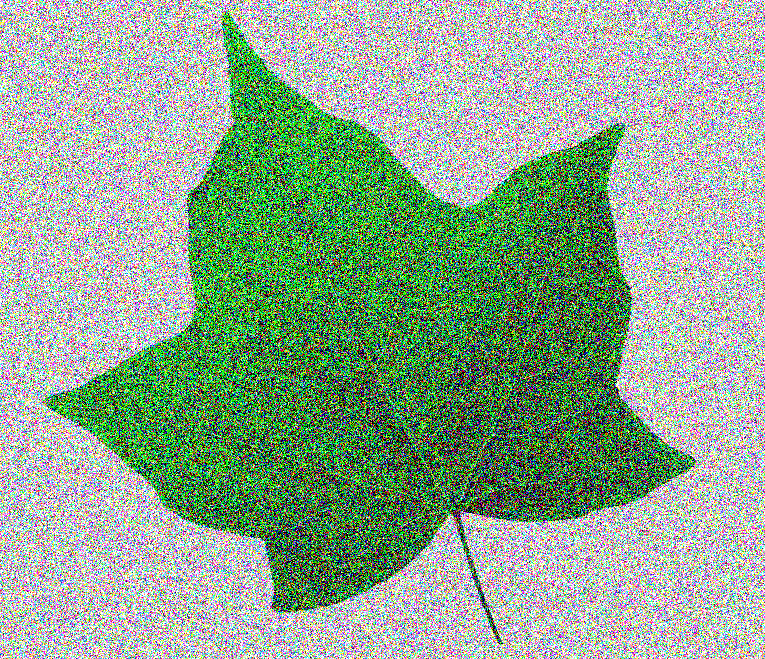
#> input picture images/leaf-noise.png, 765 x 659 px
$ python thresholding_otsu_filter_noise.py
#> lines starting #> are read from the running program, lines starting #| are printed output that depends on the picture; after the words box and inside, x2 and y2 are one past the last pixel; in counts of white or black regions, pixels touching at a corner belong together
### utils/helper.py
import string

import cv2

from utils.show_img import init_display


def deferred_img_loader(filename):
#> called with filename = '../images/leaf-noise.png'
    return lambda: cv2.imread(filename)


def prepare_image(image_load):
    # Load the image and convert it to grayscale:
    image = image_load()
#> image is the input picture: shape (659, 765, 3); mean B, G, R 143.7, 166.8, 143.8
    if image is not None:
        gray_image = cv2.cvtColor(image, cv2.COLOR_BGR2GRAY)
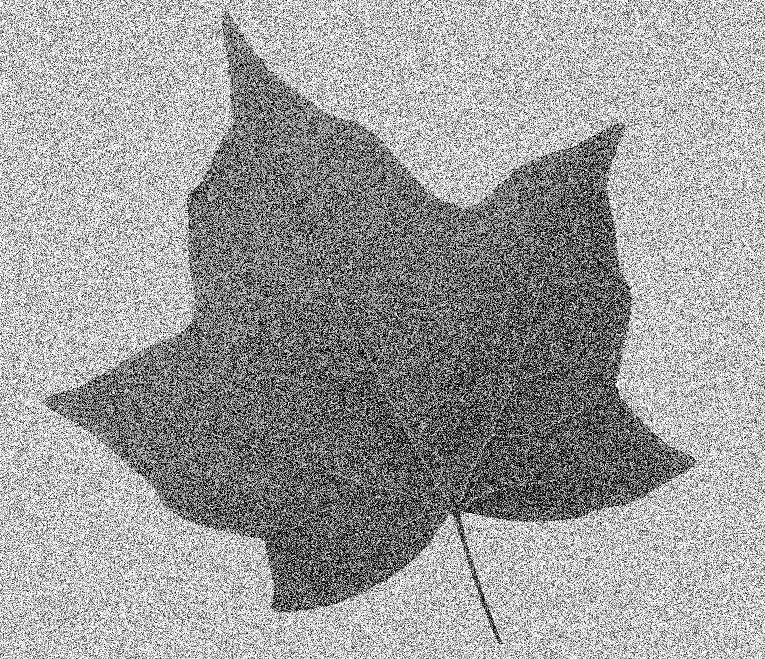
#> gray_image: shape (659, 765); min 0, max 255, mean 157.3
        # Plot the grayscale images and the histograms:
        return image, gray_image
    raise Exception('Failed to load image')


def init_then_display_orig_img(title: string, show_orig_img):
    init_display(title=title)
    show_orig_img()

### utils/show_img.py
from typing import MutableSequence

import cv2
from matplotlib import pyplot as plt


def init_display(title):
    fig = plt.figure(figsize=(9, 9))
    plt.suptitle(title, fontsize=14, fontweight='bold')
    fig.patch.set_facecolor('silver')


# [6 lines left out: function show_single_channel, not called in this run]


def show_img_with_matplotlib(color_img, title, pos, m, n):
    # Convert BGR image to RGB
#> called with title = 'Original Image', pos = 1, m = 3, n = 2
    img_rgb = color_img[:, :, ::-1]

    _ = plt.subplot(m, n, pos)
    plt.imshow(img_rgb)
    plt.title(title)
    plt.axis('off')


# [11 lines left out: function thresholding_and_show, not called in this run]


def show_hist_with_matplotlib_gray(hist, title, pos, color, m, n, t=-1):
    ax = plt.subplot(m, n, pos)
    plt.title(title)
    plt.xlabel("bins")
    plt.ylabel("number of pixels")
    plt.xlim([0, 256])
    plt.axvline(x=t, color='m', linestyle='--')
    plt.plot(hist, color=color)

### ch4_thresholding/thresholding_otsu_filter_noise.py
from functools import partial

import cv2
from matplotlib import pyplot as plt

from utils.helper import prepare_image, deferred_img_loader, init_then_display_orig_img
from utils.show_img import show_img_with_matplotlib, show_hist_with_matplotlib_gray

show_img_with = partial(show_img_with_matplotlib, m=3, n=2)
show_hist_with_gray = partial(show_hist_with_matplotlib_gray, m=3, n=2)

if __name__ == "__main__":
    orig_img, gray_image = prepare_image(deferred_img_loader('../images/leaf-noise.png'))

    init_then_display_orig_img(
        title="Otsu's binarization algorithm applying a Gaussian filter",
        show_orig_img=lambda: show_img_with(orig_img, "Original Image", 1)
    )
    show_img_with(cv2.cvtColor(gray_image, cv2.COLOR_GRAY2BGR), "gray img with noise", 2)

    # ----------------------------------------------------------------------------------------
    # Calculate the histogram
    hist = cv2.calcHist([gray_image], [0], None, [256], [0, 256])
#> hist = 256 values, max 39713 at index 255, min 662 at index 2, mean 1969.3
    # Otsu's binarization algorithm:
    ret1, th1 = cv2.threshold(gray_image, 0, 255, cv2.THRESH_BINARY + cv2.THRESH_OTSU)
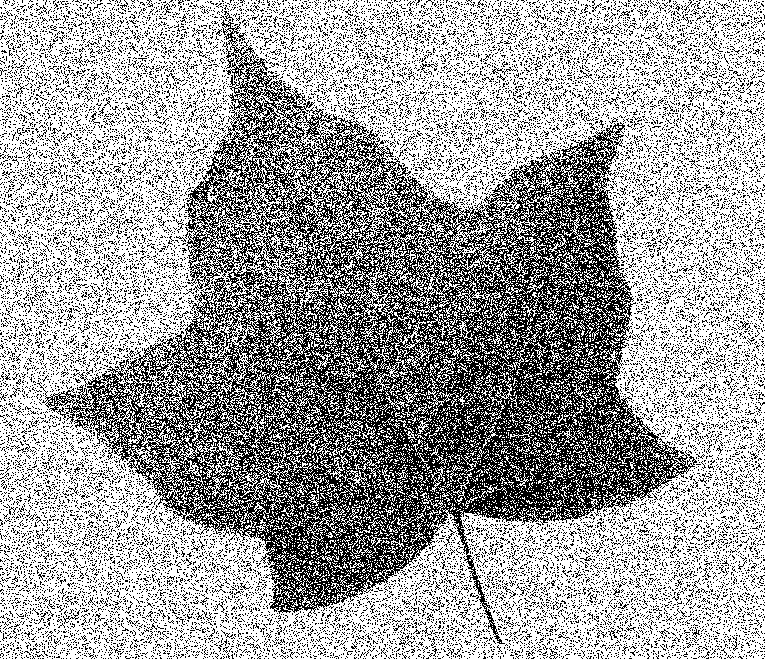
#> th1: shape (659, 765); 63.6% white; black in thin lines or dots
#> ret1 = 139

    show_hist_with_gray(hist, "GrayScale Hist", pos=3, color='m', t=ret1)
    show_img_with(
        cv2.cvtColor(th1, cv2.COLOR_GRAY2BGR),
        "Otsu's binarization (before applying a Gaussian filter)",
        4
    )
#> in show_img_with_matplotlib (call 3), `img_rgb = color_img[:, :, ::-1]`: img_rgb: shape (659, 765, 3); 63.6% white; black in thin lines or dots
    # ----------------------------------------------------------------------------------------
    #  Blurs the image using a Gaussian filter to eliminate noise
    gray_image_blurred = cv2.GaussianBlur(gray_image, (25, 25), 0)
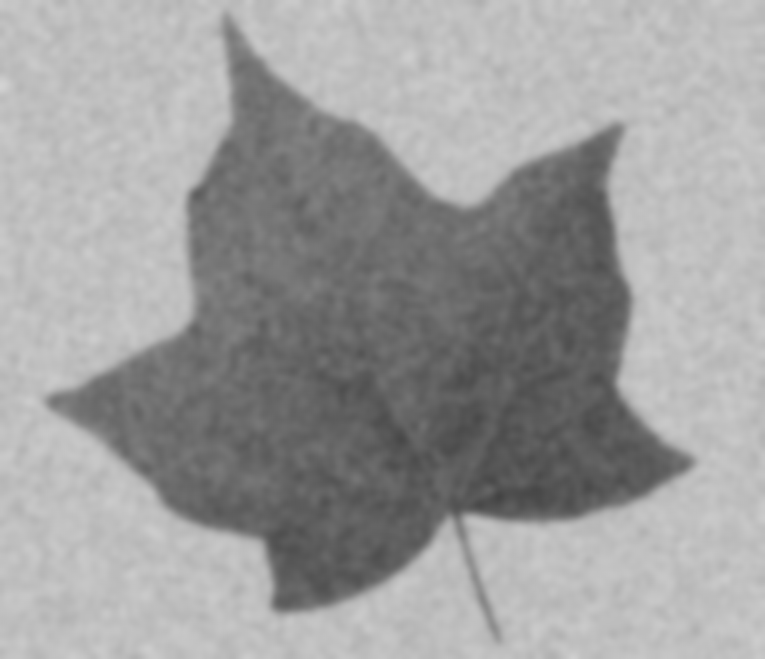
#> gray_image_blurred: shape (659, 765); min 67, max 211, mean 157.3
    # Calculate histogram after filtering:
    hist2 = cv2.calcHist([gray_image_blurred], [0], None, [256], [0, 256])
#> hist2 = 256 values, max 30723 at index 191, min 0 at index 0, mean 1969.3
    # Otsu's binarization algorithm:
    ret2, th2 = cv2.threshold(gray_image_blurred, 0, 255, cv2.THRESH_BINARY + cv2.THRESH_OTSU)
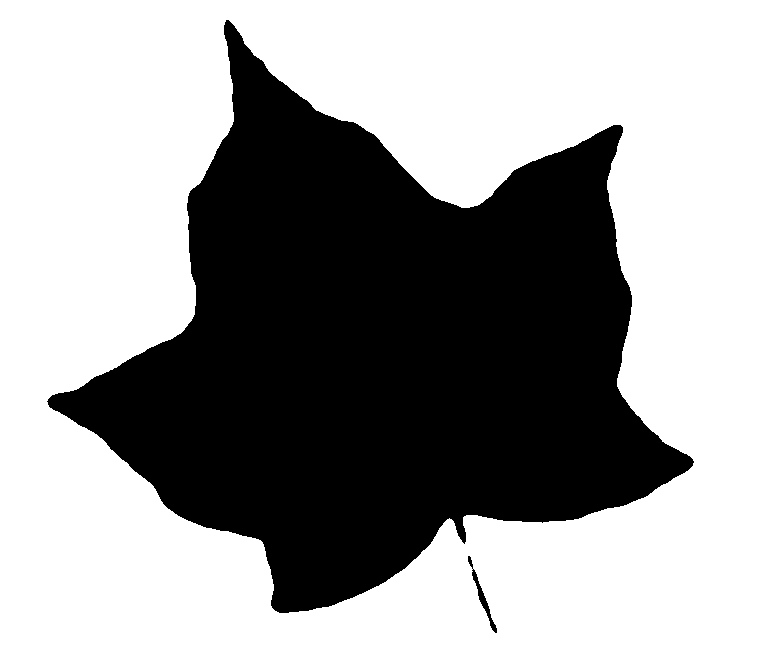
#> th2: shape (659, 765); 61.8% white; 2 black regions, box (x1, y1, x2, y2) and area: (47, 20, 694, 613) 192204, (468, 556, 497, 633) 327
#> ret2 = 147
    show_hist_with_gray(hist2, "GrayScale Hist", pos=5, color='m', t=ret2)

    show_img_with(
        cv2.cvtColor(th2, cv2.COLOR_GRAY2BGR),
        "Otsu's binarization (after applying a Gaussian filter)",
        6
    )
    # ----------------------------------------------------------------------------------------

    # Show the Figure:
    plt.show()
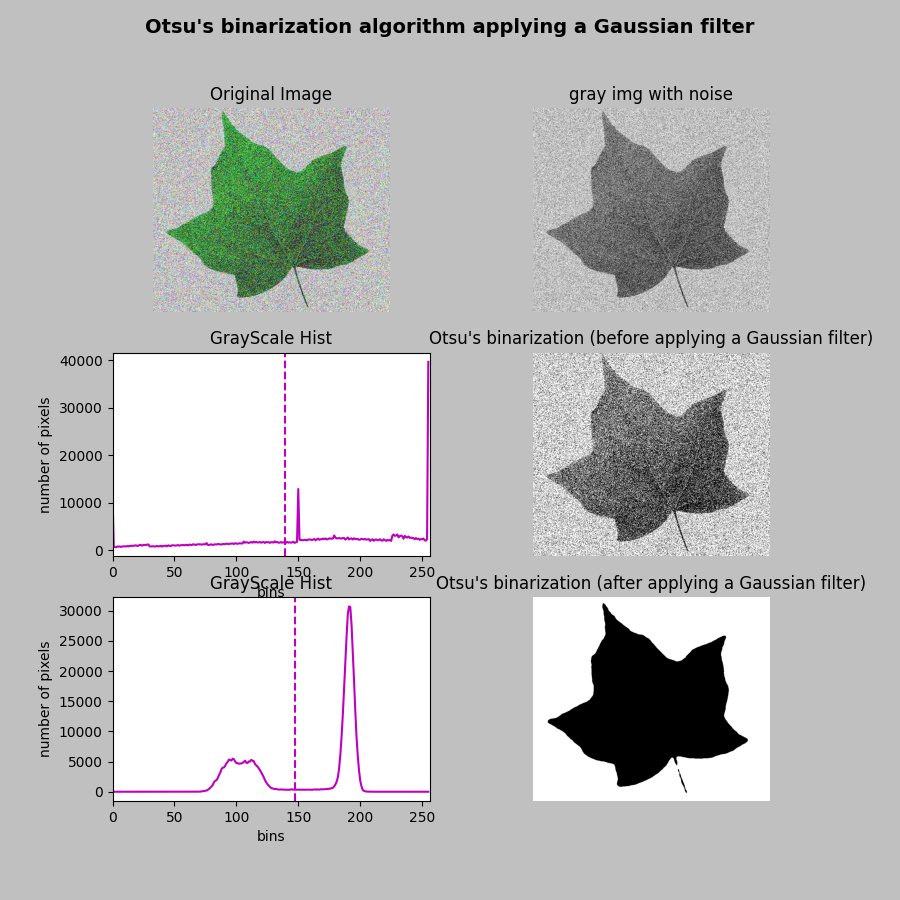
#> figure drawn by matplotlib, 6 panels; panel 3: curve peaks at x = 255, y = 39713; panel 5: curve peaks at x = 191, y = 30723

$ run again, with images/sudoku.png copied over images/leaf-noise.png
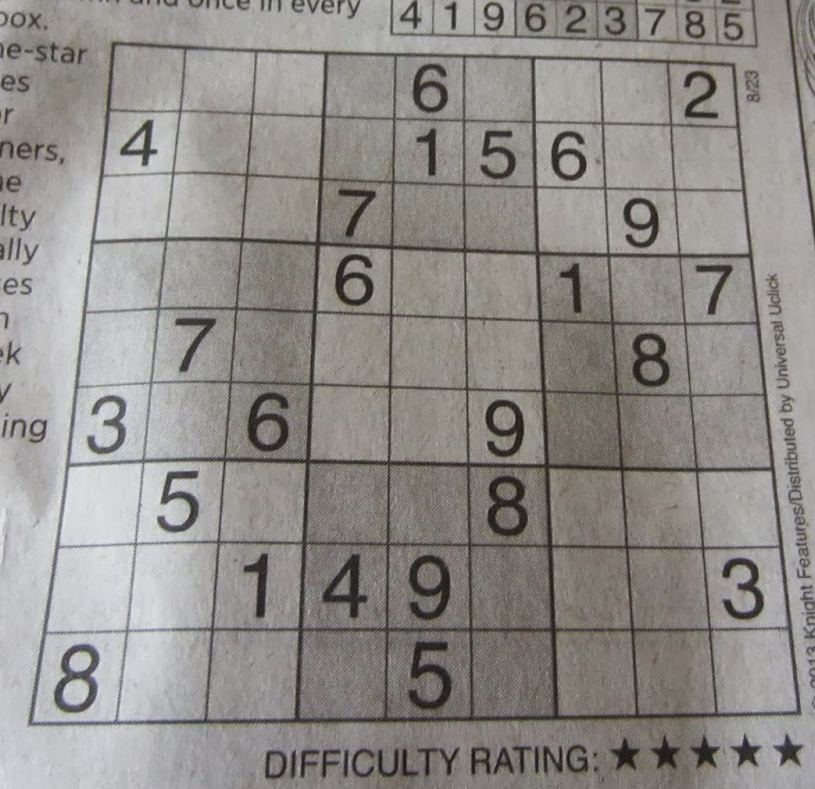
#> input picture images/sudoku.png, 815 x 789 px
#> in prepare_image, image is the input picture: shape (789, 815, 3); mean B, G, R 136.9, 140.8, 143.8
#> hist = 256 values, max 9484 at index 148, min 0 at index 0, mean 2511.9
#> `ret1, th1 = cv2.threshold(gray_image, 0, 255, cv2.THRESH_BINARY + cv2...`:
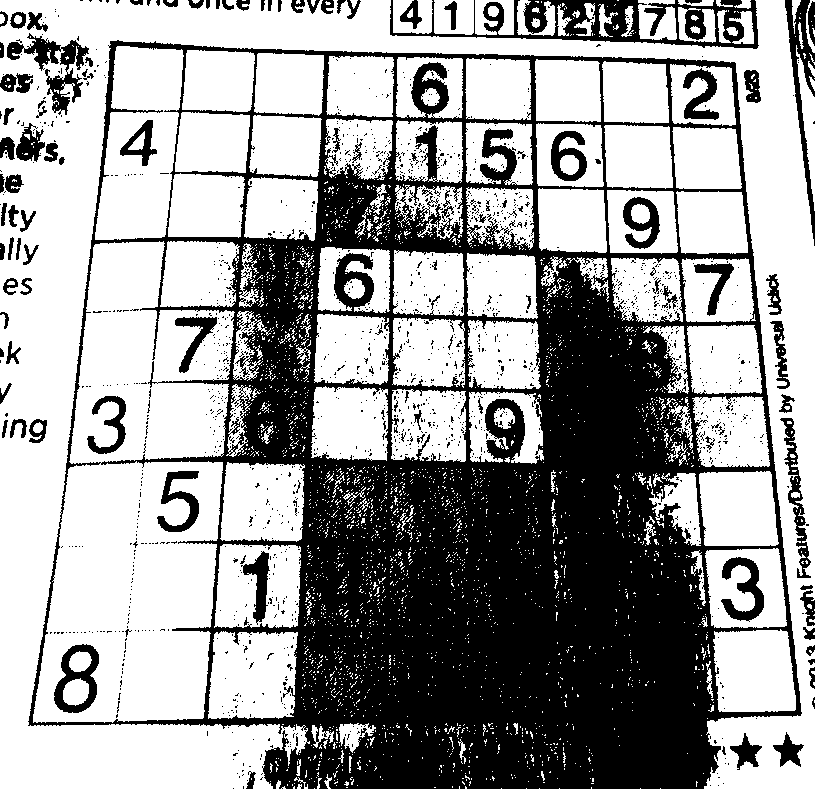
#> th1: shape (789, 815); 61.4% white; 1642 black regions (1530 under 20 px), largest, box (x1, y1, x2, y2) and area: (28, 40, 802, 789) 211369, (390, 0, 759, 49) 6668, (7, 33, 89, 115) 2032
#> ret1 = 134
#> hist2 = 256 values, max 10332 at index 146, min 0 at index 0, mean 2511.9
#> `ret2, th2 = cv2.threshold(gray_image_blurred, 0, 255, cv2.THRESH_BINAR..`:
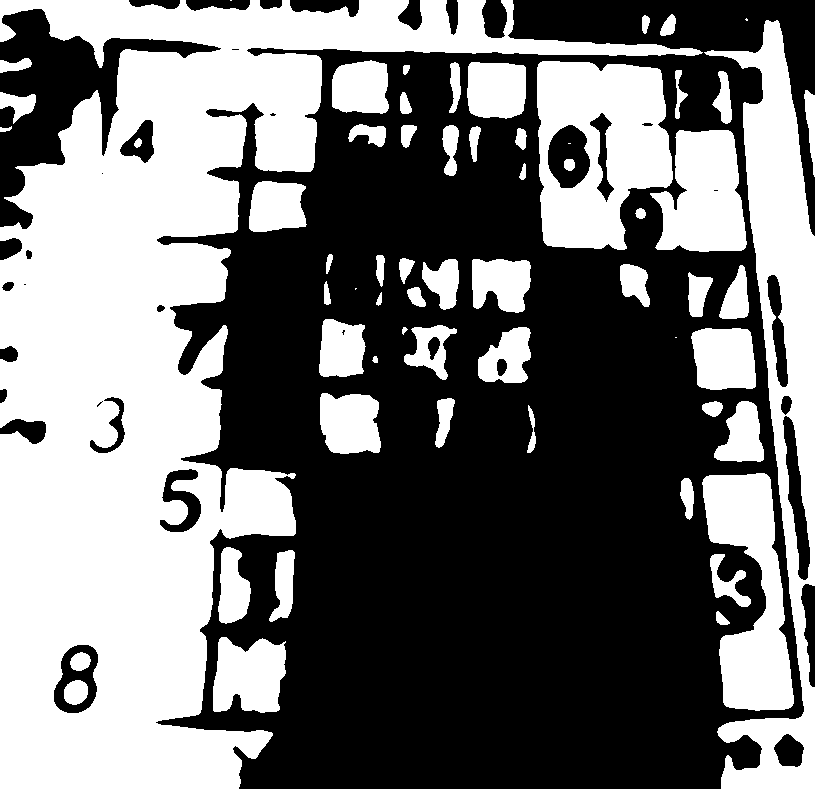
#> th2: shape (789, 815); 45.2% white; 63 white regions (5 under 20 px), largest, box (x1, y1, x2, y2) and area: (0, 0, 703, 789) 178078, (704, 20, 815, 789) 28543, (537, 61, 673, 250) 18001
#> ret2 = 143

$ run again, with images/cat.jpg saved as images/leaf-noise.png
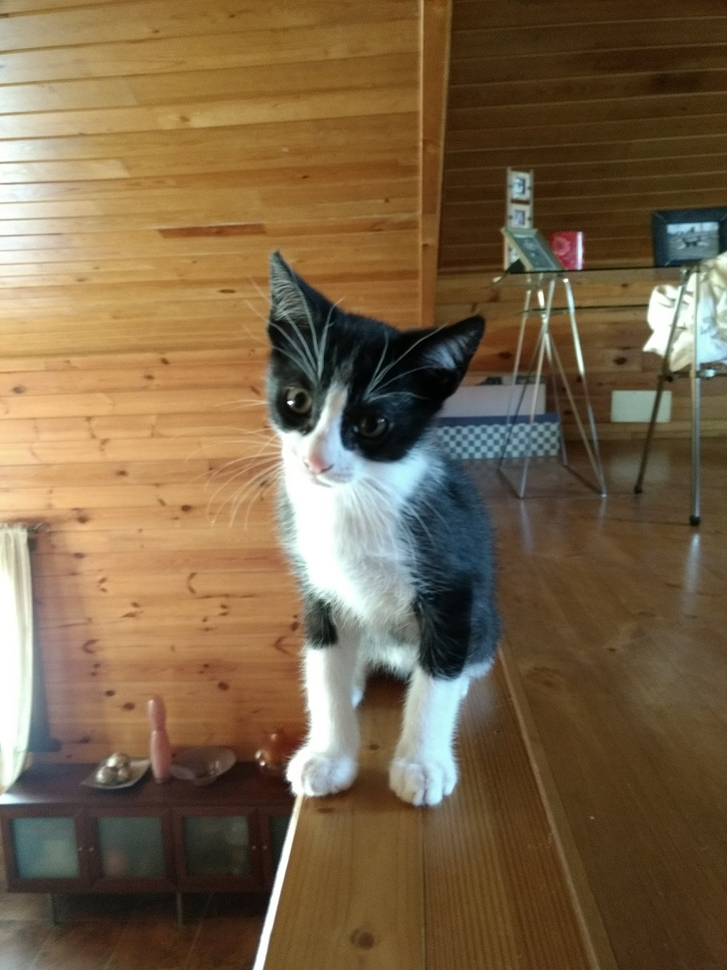
#> input picture images/cat.jpg, 727 x 970 px, shrunk from 864 x 1152 before the run
#> in prepare_image, image is the input picture: shape (970, 727, 3); mean B, G, R 71.9, 100.5, 121.7
#> hist = 256 values, max 6675 at index 56, min 13 at index 0, mean 2754.6
#> `ret1, th1 = cv2.threshold(gray_image, 0, 255, cv2.THRESH_BINARY + cv2...`:
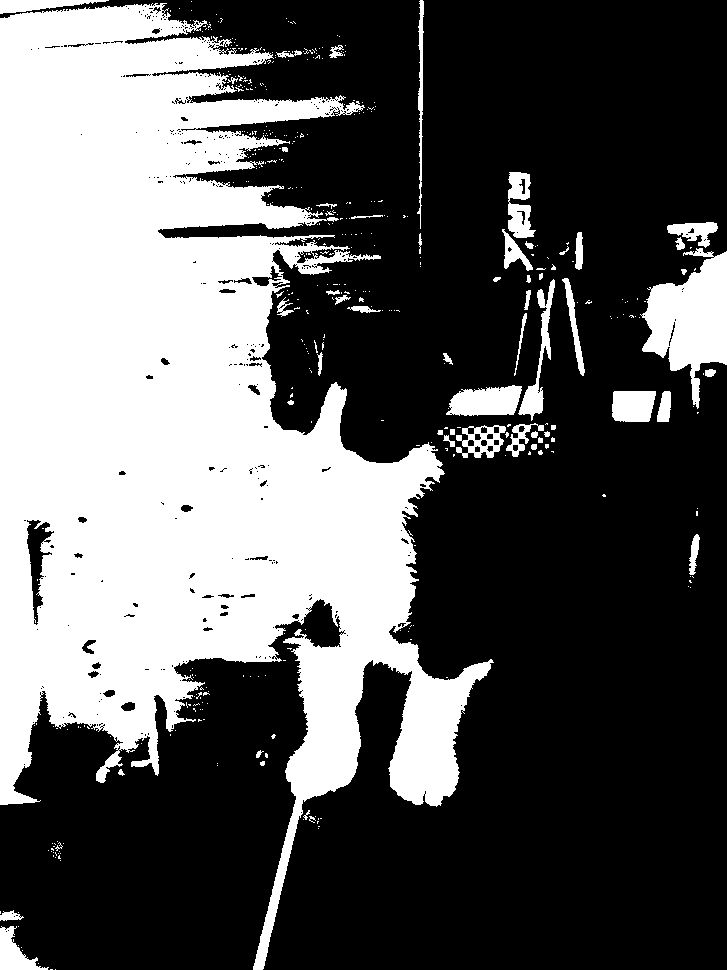
#> th1: shape (970, 727); 36% white; 434 white regions (377 under 20 px), largest, box (x1, y1, x2, y2) and area: (0, 3, 494, 970) 231843, (640, 248, 727, 409) 7423, (446, 385, 522, 416) 1773
#> ret1 = 117
#> hist2 = 256 values, max 8965 at index 72, min 0 at index 0, mean 2754.6
#> `ret2, th2 = cv2.threshold(gray_image_blurred, 0, 255, cv2.THRESH_BINAR..`:
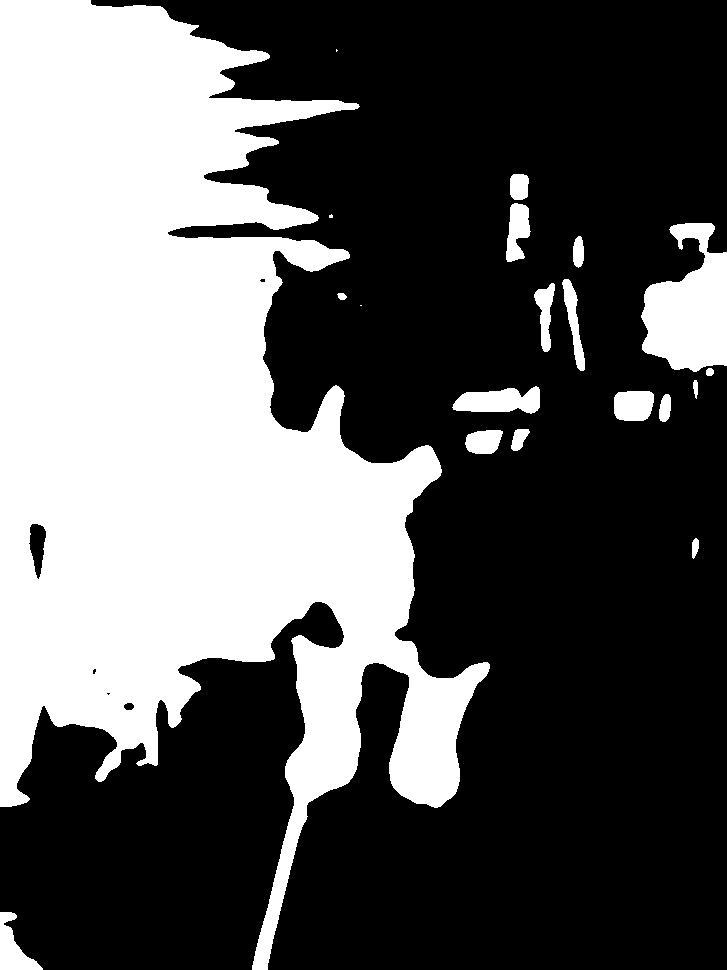
#> th2: shape (970, 727); 36.3% white; 20 white regions (3 under 20 px), largest, box (x1, y1, x2, y2) and area: (0, 0, 490, 970) 238873, (641, 223, 727, 372) 8456, (452, 386, 540, 414) 1713
#> ret2 = 116
